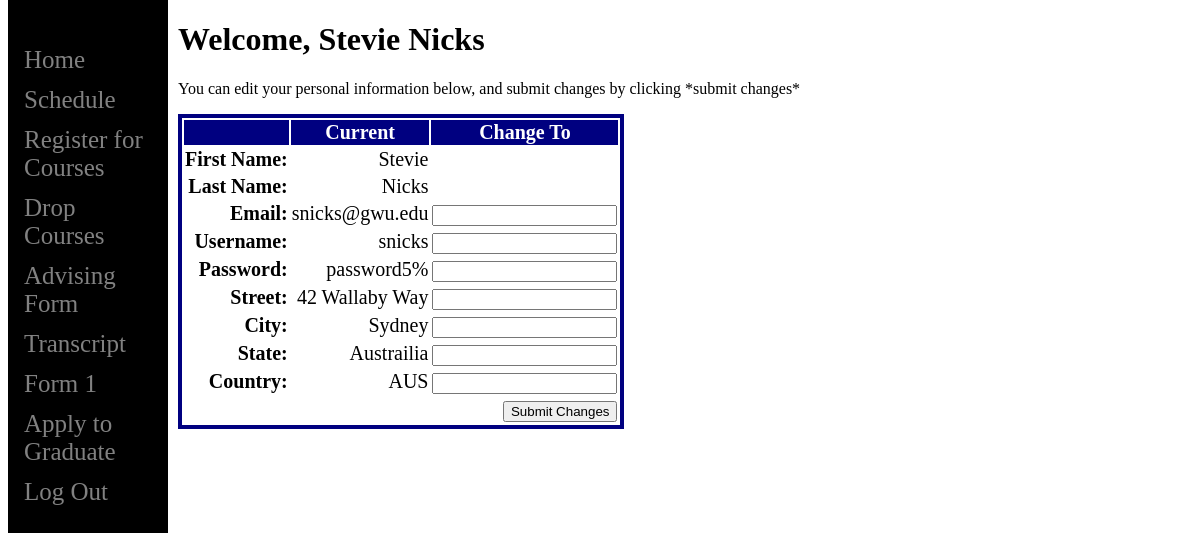
The app's page /student/index.php (signed in) with its own data.
### tables this page shows
CREATE TABLE student (
  user_id INT(8) ZEROFILL,
  program INT(1),
  thesis INT(1),
  app_to_grad INT(1),
  form1 INT,
  adv_id INT(8) ZEROFILL,
  fname TINYTEXT,
  lname TINYTEXT,
  email TINYTEXT,
  street TINYTEXT,
  city TINYTEXT,
  state TINYTEXT,
  country TINYTEXT,
  ssn TINYTEXT,
  adv_form INT(1),
  reg_hold INT(1),
  PRIMARY KEY (user_id)
);

CREATE TABLE user (
  username TINYTEXT,
  pwd TINYTEXT,
  user_role INT,
  user_id INT(8) ZEROFILL,
  PRIMARY KEY (user_id)
);

### student/index.php (the view, shortened to what this page needs)
<?php
	require "header.php";
?>
<main>
<div class="change-tbl">
<?php
	$user = $_SESSION['user_id'];
	$user_query = "SELECT * FROM student WHERE user_id=" . $user;
	$run_user_query = mysqli_query($conn, $user_query);
	$result = mysqli_fetch_assoc($run_user_query);
	$fname = $result['fname'];
	$lname = $result['lname'];
  $user_tbl = "SELECT * FROM user WHERE user_id=" . $user;
  $run_user_tbl = mysqli_query($conn, $user_tbl);
  $usr_data = mysqli_fetch_assoc($run_user_tbl);
	echo "<h1>Welcome, " . $fname . " " . $lname . "</h1>";
	echo "<p>You can edit your personal information below, and submit changes by clicking *submit changes*</p>";
	$edit_table = "<form action='' method='post'><table><tr><th></th><th>Current</th><th>Change To</th>";
	$edit_table .= "<tr><td><b>First Name:</b></td><td>{$result['fname']}</td><td></td></tr>";
	$edit_table .= "<tr><td><b>Last Name:</b></td><td>{$result['lname']}</td><td></td></tr>";
	$edit_table .= "<tr><td><b>Email:</b></td><td>{$result['email']}</td><td><input type=text name='email'></td></tr>";
  $edit_table .= "<tr><td><b>Username:</b></td><td>{$usr_data['username']}</td><td><input type=text name='username'></td></tr>";
  $edit_table .= "<tr><td><b>Password:</b></td><td>{$usr_data['pwd']}</td><td><input type=text name='pwd'></td></tr>";
  $edit_table .= "<tr><td><b>Street:</b></td><td>{$result['street']}</td><td><input type=text name='street'></td></tr>";
	$edit_table .= "<tr><td><b>City:</b></td><td>{$result['city']}</td><td><input type=text name='city'></td></tr>";
	$edit_table .= "<tr><td><b>State:</b></td><td>{$result['state']}</td><td><input type=text name='state'></td></tr>";
	$edit_table .= "<tr><td><b>Country:</b></td><td>{$result['country']}</td><td><input type=text name='country'></td></tr>";
	echo $edit_table;
?>
	<tr>
		<td colspan="2"></td><td><button type="submit" name="update-submit">Submit Changes</button></td>
	</tr>
</table>
</form>
</div>
</main>

### student/style.css (style rules this page uses)
body { font-family: "verdana"; }
main { margin-left: 160px; padding: 0px 10px; }
.change-tbl h1, p { text-align:left; }
.change-tbl table { height: 25px; width: auto; font-size: 20px; text-align: center; border: 4px solid navy; vertical-align: center; }
.change-tbl td { text-align:right; }
.change-tbl th { text-align:center; color: white; background-color: navy; }

### records on screen
student: fname "Stevie", lname "Nicks", email "snicks@gwu.edu", street "42 Wallaby Way", city "Sydney", state "Austrailia", country "AUS"
user: username "snicks", pwd "password5%"
